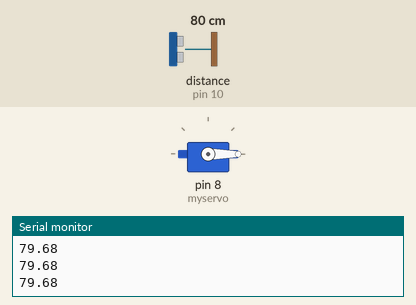
The sketch below on a simulated Arduino Uno, built with avr-gcc and run on an emulated ATmega328P. On the bench: servo, the last lines printed to the serial monitor. Wiring (inferred from the names in the program): ultrasonic range finder: trigger pin 9; echo pin 10. The inputs (shaded band) are chosen by the test bench; at power-on: distance to the obstacle (sensor on pin 10) 80 cm. The echo pulse lasts 58.3 µs per cm.

Above: at 5.8 s.
5.9 s: distance to the obstacle (sensor on pin 10) set to 32 cm
11.3 s: distance to the obstacle (sensor on pin 10) set to 27 cm
At 17.28 s:
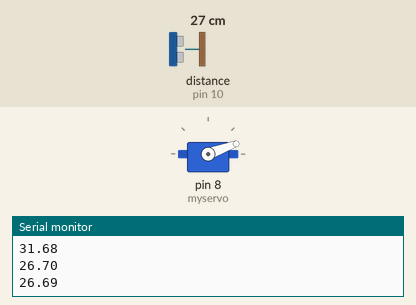
At 35.9 s:
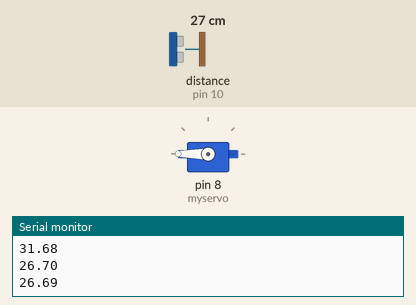
Timing chart, 0 to 61.2 s (numbered marks = the images above; inputs shaded):
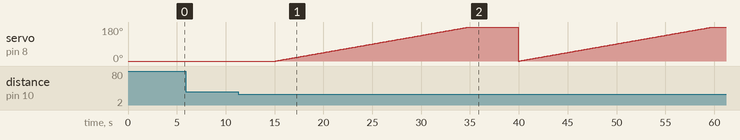

The sketch:

handwash-timer.ino
```cpp
#include <Servo.h>
Servo myservo;  // create servo object to control a servo
int pos = 0;    // variable to store the servo position


const int trigPin = 9;
const int echoPin = 10;
float duration, distance;


void setup() {
  // put your setup code here, to run once:
  pinMode(trigPin, OUTPUT);
  pinMode(echoPin, INPUT);
  myservo.attach(8);
  myservo.write(0);
  Serial.begin(9600);

}
void runtimer() {
  for (pos = 0; pos <= 180; pos += 1) { // goes from 0 degrees to 180 degrees
    // in steps of 1 degree
    myservo.write(pos);              // tell servo to go to position in variable 'pos'
    delay(110);                       // waits 15ms for the servo to reach the position
  }
}
void servoReset() {
  myservo.write(0);
}

float getDistance() {
  digitalWrite(trigPin, LOW);
  delayMicroseconds(2);
  digitalWrite(trigPin, HIGH);
  delayMicroseconds(10);
  digitalWrite(trigPin, LOW);
  duration = pulseIn(echoPin, HIGH);
  distance = (duration*.0343)/2;
  Serial.println(distance);
  return distance;
}

void loop() {
  // put your main code here, to run repeatedly:
  getDistance();

  if (distance <= 30)
  {
    runtimer();
  }

  delay(5000);

  getDistance();
  if (distance > 30) {
    servoReset();
  }


}
```

Measured:
- the behaviour switches between 31 and 30 cm on distance to the obstacle (sensor on pin 10) (found by bisection; images 0 and 1)
- after the input at 11.3 s, servo on pin 8 (myservo): 0° → 1° after 3.8 s, → 2° 0.11 s later, → 3° 0.11 s later, → 4° 0.11 s later, … (361 changes in this stretch)
